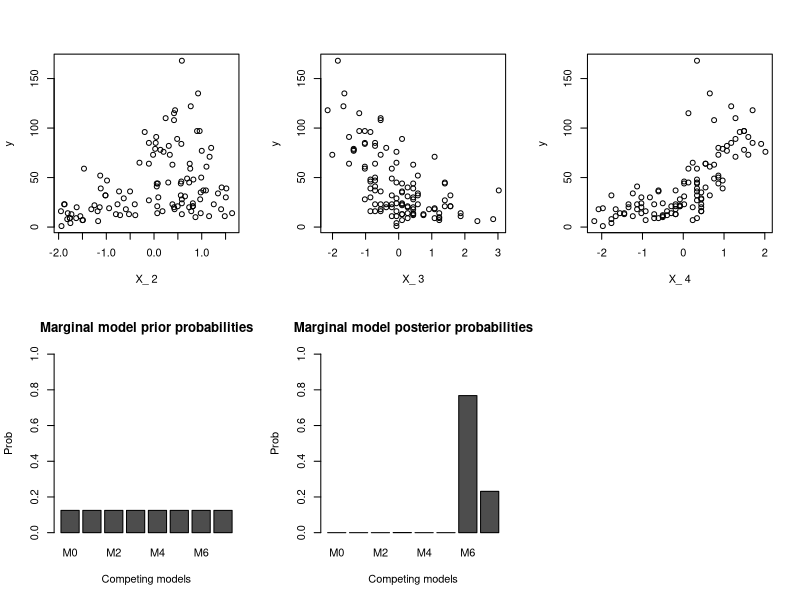

Here is the R script that generated this plot:
# clean the mess

rm(list=ls())


# MODEL AND EQUATIONS


comp_sufficient_stats <- function (y, X) {
  
  n <- dim(X)[1]
  
  d <- dim(X)[2]
  
  XtX <- t(X)%*%X
  
  XtY <- t(X)%*%y
  
  YtY <- sum(y*y)
  
  return( list(XtX=XtX, XtY=XtY, YtY=YtY, n=n, d=d) )
}

comp_V_post <- function (y, X, V_prior) {
  
  sufficient_stats <- comp_sufficient_stats(y, X)
  
  XtX <- sufficient_stats$XtX
  
  V_post <- solve( XtX + solve(V_prior) ) 
  
  return (V_post)
}

comp_mu_post <- function (y, X, mu_prior, V_prior, a_prior, lam_prior) {
  
  sufficient_stats <- comp_sufficient_stats(y, X)
  
  XtX <- sufficient_stats$XtX
  
  XtY <- sufficient_stats$XtY
  
  mu_post <- comp_V_post( y, X, V_prior) %*% ( solve( V_prior , mu_prior ) + XtY )
  
  return (mu_post)
}


comp_a_post <- function ( y, X,  a_prior) {
  
  sufficient_stats <- comp_sufficient_stats(y, X)
  
  n <- sufficient_stats$n
  
  a_post <- 0.5*n + a_prior
  
  return (a_post)
}

comp_lam_post <- function (y, X, mu_prior, V_prior, a_prior, lam_prior) {
  
  sufficient_stats <- comp_sufficient_stats(y, X)
  
  YtY <- sufficient_stats$YtY
  
  V_post <- comp_V_post(y, X, V_prior)
  
  mu_post <- comp_mu_post(y, X, mu_prior, V_prior, a_prior, lam_prior)
  
  S <- sum(mu_prior * solve(V_prior,mu_prior)) 
  
  S <- S -sum(mu_post * solve(V_post, mu_post))
  
  S <- S + YtY
  
  lam_post <- 0.5*S + lam_prior
  
  return (lam_post)
}


comp_cond_likel <- function(y, X, mu_prior, V_prior, a_prior, lam_prior) {
  
  sufficient_stats <- comp_sufficient_stats(y, X)
  
  n <- sufficient_stats$n
  
  YtY <- sufficient_stats$YtY
  
  a_post <- comp_a_post( y, X,  a_prior)
  
  lam_post <- comp_lam_post(y, X, mu_prior, V_prior, a_prior, lam_prior)
  
  V_post <- comp_V_post(y, X, V_prior)
  
  cond_likel <- (0.5*pi)^(n/2) 
  
  cond_likel <- cond_likel * sqrt(det(V_post)) 
  
  cond_likel <- cond_likel / sqrt(det(V_prior))
  
  cond_likel <- cond_likel * (lam_prior)^(a_prior)
  
  cond_likel <- cond_likel / (lam_post)^(a_post)
  
  cond_likel <- cond_likel * gamma(a_post)
  
  cond_likel <- cond_likel / gamma(a_prior)
  
  return (cond_likel)
}

comp_margimal_model_posterior_prob <-function(y, X__all, 
                                              mu_prior_all, V_prior_all, a_prior_all, lam_prior_all,
                                              Available_models,
                                              marginal_model_prior) {
  
  
  K_size <- length(Available_models)
  
  margimal_model_posterior_prob <- matrix(rep(0.0, length.out=K_size), K_size)
  
  for (i in 1:K_size) {
    
    k <- Available_models[[i]]
    
    margimal_model_prior_k <- marginal_model_prior[i]
    
    X_k <- X_all[[i]]
    
    mu_prior_k <- mu_prior_all[[i]]
    if ( length(mu_prior_k[[1]])>1)  mu_prior_k <- mu_prior_k[[1]][1,]
    
    V_prior_k <- V_prior_all[[i]]
    
    a_prior_k <- a_prior_all[[i]]
    
    lam_prior_k <- lam_prior_all[[i]]
    
    
    sufficient_stats <- comp_sufficient_stats( y, X_k )
    
    d <- sufficient_stats$d
    
    margimal_model_posterior_prob[i] <- comp_cond_likel(y, X_k, 
                                                        mu_prior_k, 
                                                        V_prior_k, 
                                                        a_prior_k, 
                                                        lam_prior_k)*margimal_model_prior_k
  }
  
  margimal_model_posterior_prob <- margimal_model_posterior_prob/sum(margimal_model_posterior_prob)
}








comp_Bayes_factor <- function(y, X0, mu_prior0, V_prior0, a_prior0, lam_prior0,
                              X1, mu_prior1, V_prior1, a_prior1, lam_prior1) {
  
  cond_likel_0 <- comp_cond_likel(y, X0, mu_prior0, V_prior0, a_prior0, lam_prior0)
  
  cond_likel_1 <- comp_cond_likel(y, X1, mu_prior1, V_prior1, a_prior1, lam_prior1)
  
  Bayes_factor <- cond_likel_0 / cond_likel_1
  
  return(Bayes_factor)
}


## Observables

data(airquality)

airquality_na.omit <- na.omit(airquality)

y = airquality_na.omit$Ozone

X_full = cbind( rep(1,length(y)), 
                airquality_na.omit$Solar.R, 
                airquality_na.omit$Wind, 
                airquality_na.omit$Temp)
#standardise
X_full[,-1] <- scale(X_full[,-1])

## COmposite model

# MODELS

Available_models <- list (M0 = c(1),
                          M1 = c(1,2),
                          M2 = c(1,3),
                          M3 = c(1,4),
                          M4 = c(1,2,3),
                          M5 = c(1,2,4),
                          M6 = c(1,3,4),
                          M7 = c(1,2,3,4)
)



size_K <- length(Available_models) 

for (i in 1:size_K) {
  
  n <- length( y )
  
  temp <- comp_sufficient_stats(y, matrix( X_full[,Available_models[[i]]] , n ) )
  
  if (i == 1) {
    
    X_all <- list ( matrix( X_full[,Available_models[[i]]] , n ))
    
    
  } else {
    
    X_all[[i]] <-  matrix( X_full[,Available_models[[i]]] , n )
  }
}


## Prior model

size_K <- length(Available_models) 

marginal_model_prior <- rep (NaN , size_K )


for (i in 1:size_K) {
  marginal_model_prior[i] <- 1/ size_K
}



for (i in 1:size_K) {
  
  n <- length( y )
  
  d <- length(Available_models[[i]] )
  
  if (i == 1) {
    
    mu_prior_all <- list ( matrix(rep(0, d ), 1, d ) )
    
    V_prior_all <- list ( diag(rep(100, length.out=d),nrow=d) )
    
    a_prior_all <- list ( 1.0 )
    
    lam_prior_all <- list ( 1.0 )
    
    
  } else {
    
    mu_prior_all[[i]] <- list ( matrix(rep(0, d), 1, d) )
    
    V_prior_all[[i]] <- diag(rep(100, length.out=d),nrow=d)
    
    a_prior_all[[i]] <-  1.0 
    
    lam_prior_all[[i]] <-  1.0 
    
  }
  
}

# PLOT THE MARGINAL MODEL POSTERIRO PROBABILITY

margimal_model_posterior_prob<- comp_margimal_model_posterior_prob(y, X_all, 
                                                                   mu_prior_all, 
                                                                   V_prior_all, 
                                                                   a_prior_all, 
                                                                   lam_prior_all,
                                                                   Available_models,
                                                                   marginal_model_prior)



# PLOT THE MARGINAL MODEL POSTERIRO PROBABILITY AND THE INDIVIDUAL Y ~ X_j SCATERPLOTS

par( mfrow=c(2,3)  )
for ( j in 2:4) plot(X_full[,j],y, ylab = 'y', xlab =  paste('X_',toString(j)))
barplot( t(marginal_model_prior), 
         names.arg=c('M0','M1','M2','M3','M4','M5','M6','M7'),
         ylab = 'Prob',
         xlab = 'Competing models',
         main = 'Marginal model prior probabilities',
         ylim = c(0,1)
)
barplot( t(margimal_model_posterior_prob), 
         names.arg=c('M0','M1','M2','M3','M4','M5','M6','M7'),
         ylab = 'Prob',
         xlab = 'Competing models',
         main = 'Marginal model posterior probabilities',
         ylim = c(0,1)
)



# Print me on pdf
for ( j in 2:4) 
{
  pdf(paste('./airquality',as.character(j),'.pdf'))
  plot(X_full[,j],y, ylab = 'y', xlab =  paste('X_',toString(j)))
  dev.off() 
}
j = j+1
pdf(paste('./airquality',as.character(j),'.pdf'))
barplot( t(margimal_model_posterior_prob), 
         names.arg=c('M0','M1','M2','M3','M4','M5','M6','M7'),
         ylab = 'Prob',
         xlab = 'Competing models',
         main = 'Marginal model posterior probabilities',
         ylim = c(0,1)
)
dev.off() 
j = j+1
pdf(paste('./airquality',as.character(j),'.pdf'))
barplot( t(marginal_model_prior), 
         names.arg=c('M0','M1','M2','M3','M4','M5','M6','M7'),
         ylab = 'Prob',
         xlab = 'Competing models',
         main = 'Marginal model prior probabilities',
         ylim = c(0,1)
)
dev.off() 




